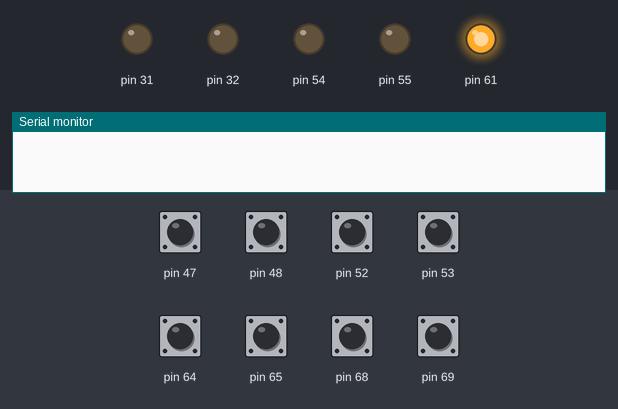
Recording of a sketch running on a simulated Arduino Mega 2560, built with avr-gcc and run on an emulated ATmega2560. On the bench: output pins drawn as LEDs (lit = HIGH), the last lines printed to the serial monitor. Inputs (shaded band) come from the test bench; at power-on: pin 47, pin 48, pin 52, pin 53, pin 64, pin 65, pin 68, pin 69 HIGH.

Above: at 0.1 s.
At 1.2 s:
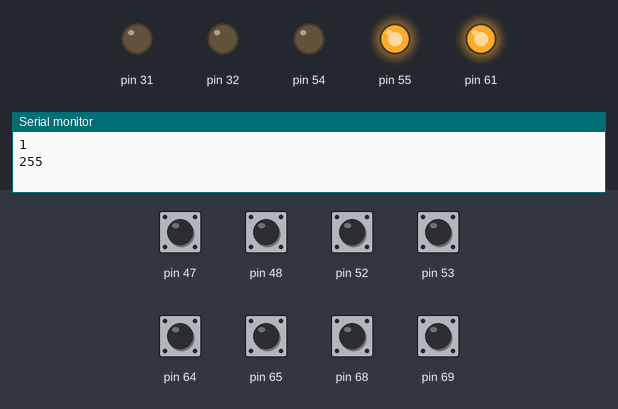
1.3 s: pin 47 pulled LOW for 1 s
Timing chart, 0 to 4.3 s (numbered marks = the images above; inputs shaded):
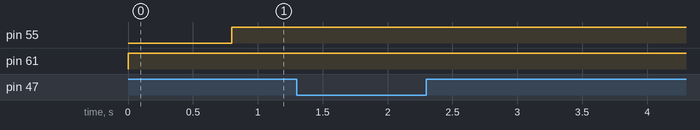

The sketch:

black_line.ino
```cpp
int sensor_value= 0;
int k = 0;
int a = 0; int b = 0; int c = 0; int d = 0; int e = 0; int f = 0; int g = 0; int h = 0;
void Forward(int x, int y)
{
  digitalWrite(55, HIGH);
  digitalWrite(54, LOW);
  digitalWrite(71, HIGH);
  digitalWrite(70, LOW);
  analogWrite(31,x);
  analogWrite(32,y);

}
void setup() {
  pinMode(61, OUTPUT);
  Serial.begin(9600); //bps
  pinMode(54, OUTPUT);
  pinMode(70, OUTPUT);
  pinMode(32, OUTPUT);
  pinMode(55, OUTPUT);
  pinMode(31, OUTPUT);
  pinMode(71, OUTPUT);

  }

  void loop() {
 digitalWrite(61,HIGH);
  pinMode(65,OUTPUT);
   pinMode(48,OUTPUT);
  pinMode(64,OUTPUT);
  pinMode(47,OUTPUT);
  pinMode(52,OUTPUT);
  pinMode(68,OUTPUT);
  pinMode(53,OUTPUT);
  pinMode(69,OUTPUT);
  digitalWrite(65,HIGH);
  digitalWrite(48,HIGH);
  digitalWrite(64,HIGH);
  digitalWrite(47,HIGH);
  digitalWrite(52,HIGH);
  digitalWrite(68,HIGH);
  digitalWrite(53,HIGH);
  digitalWrite(69,HIGH);
  delayMicroseconds(30);
   pinMode(65,INPUT_PULLUP);
   pinMode(48,INPUT_PULLUP);
  pinMode(64,INPUT_PULLUP);
  pinMode(47,INPUT_PULLUP);
  pinMode(52,INPUT_PULLUP);
  pinMode(68,INPUT_PULLUP);
  pinMode(53,INPUT_PULLUP);
  pinMode(69,INPUT_PULLUP);

  for (int k = 0; k < 10000; k++)
  {
    a = digitalRead(65);
    b = digitalRead(48);
    c = digitalRead(64);
    d = digitalRead(47);
    e = digitalRead(52);
    f = digitalRead(68);
    g = digitalRead(53);
    h = digitalRead(69);
  }
  Serial.println(h);
  Serial.println(g);
  Serial.println(f);
  Serial.println(e);
  Serial.println(d);
  Serial.println(c);
  Serial.println(b);
  Serial.println(a);
  int sensorvalue = (h * 128) + (g * 64) + (f * 32) + (e * 16) + (d * 8) + (c * 4) + (b * 2) + (a * 1);
  Serial.println(sensorvalue);
    Serial.println("   ");

    delay(500);
if (sensorvalue <= 7 && sensorvalue > 0)
{
 Serial.println("move right");
  Forward(20,0);

}
if (sensorvalue > 25&& sensorvalue<30)
{
 Serial.println("move right ");
  Forward(20,0);

}
if (sensorvalue <= 32 && sensorvalue > 7 && sensorvalue !=28)
{
 Serial.println("move Forward");
  Forward(20,20);

}

 if (sensorvalue>32 && sensorvalue<255)
{
  Serial.println("move left");
  Forward(0,20);

}
if (sensorvalue==0 || sensorvalue==255)
{
  Serial.println("stop");
  Forward(0,0);

}

}
```
